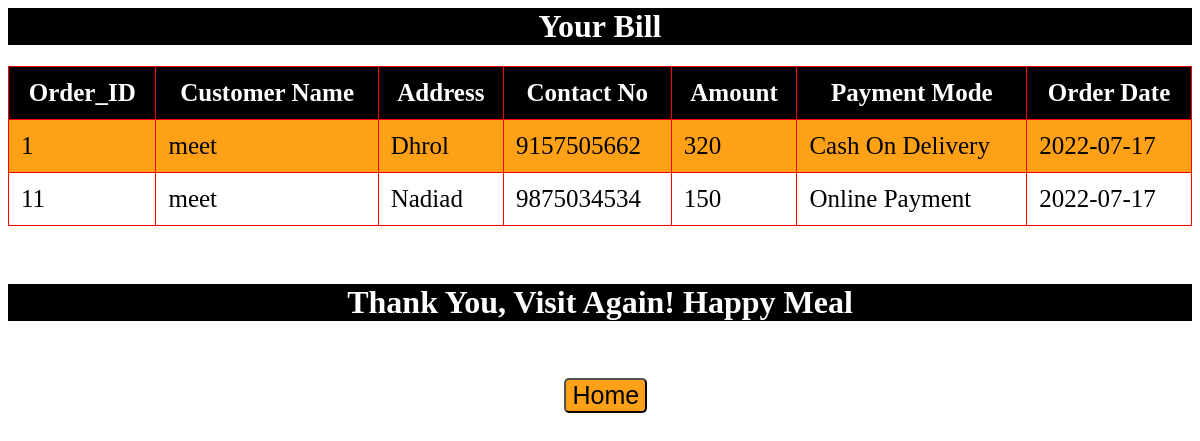
The page /final.php (signed in) on the database its author committed.
### tables this page shows
CREATE TABLE `order_record` (
  `Order_ID` int(10) NOT NULL,
  `Customer_name` varchar(100) NOT NULL,
  `Phone_No` decimal(10,0) NOT NULL,
  `Amount` int(10) NOT NULL,
  `Address` varchar(100) NOT NULL,
  `Payment_Mode` varchar(30) NOT NULL,
  `Order_Date` date NOT NULL
);

### final.php (the view, shortened to what this page needs)
<?php
require_once "configure.php";
$username = $_SESSION['username'];
$date = date("Y-m-d");
$sql = "SELECT * FROM `order_record` WHERE `Customer_name`='$username' AND `Order_Date`='$date'";
if ($result = mysqli_query($link, $sql)) {
    if (mysqli_num_rows($result) > 0) {
        echo "<h1>Your Bill</h1>";
        echo '<table>';
        echo "<thead>";
        echo "<tr>";
        echo "<th>Order_ID</th>";
        echo "<th>Customer Name</th>";
        echo "<th>Address</th>";
        echo "<th>Contact No</th>";
        echo "<th>Amount</th>";
        echo "<th>Payment Mode</th>";
        echo "<th>Order Date</th>";
        echo "</tr>";
        echo "</thead>";
        echo "<tbody>";
        while ($row = mysqli_fetch_array($result)) {
            echo "<tr>";
            echo "<td>" . $row['Order_ID'] . "</td>";
            echo "<td>" . $row['Customer_name'] . "</td>";
            echo "<td>" . $row['Address'] . "</td>";
            echo "<td>" . $row['Phone_No'] . "</td>";
            echo "<td>" . $row['Amount'] . "</td>";
            echo "<td>" . $row['Payment_Mode'] . "</td>";
            echo "<td>" . $row['Order_Date'] . "</td>";
            echo "</tr>";
        }
        echo "</tbody>";
        echo "</table>";
        echo"<h1>Thank You, Visit Again! Happy Meal</h1>";
        echo"<a href='index.php'><button type='submit'>Home</button></a>";
    } else {
        echo "<script>alert('Order not Found');
        window.history.back(1);
        </script>";
    }
} else {
    echo"<script>alert('Oops! Something went wrong. Please try again later.');
    window.history.back(1);
    </script>";
}
?>

### final.php (style rules this page uses)
h1 { text-align:center; font-family: 'Pacifico', cursive; background-color:black; color:white; }
table { font-family: times new roman, sans-serif; border-collapse: collapse; width:100%; }
th { border: 1px solid red; background-color:black; color:white; padding: 12px; font-family: 'Pacifico', cursive; font-size:25px; }
td { border: 1px solid red; text-align: left; padding: 12px; font-size:25px; font-family: 'Pacifico', cursive; }
tr:nth-child(odd) { background-color:#fea116; }
tr:nth-child(even) { background-color:white; }
button[type=submit] { background-color: #fea116; font-size:25px; border-radius:5px; margin-left:47%; }

### rows shown on the page
order_record: Order_ID "1", Customer_name "meet", Address "Dhrol", Phone_No "9157505662", Amount "320", Payment_Mode "Cash On Delivery", Order_Date "2022-07-17"
order_record: Order_ID "11", Customer_name "meet", Address "Nadiad", Phone_No "9875034534", Amount "150", Payment_Mode "Online Payment", Order_Date "2022-07-17"
